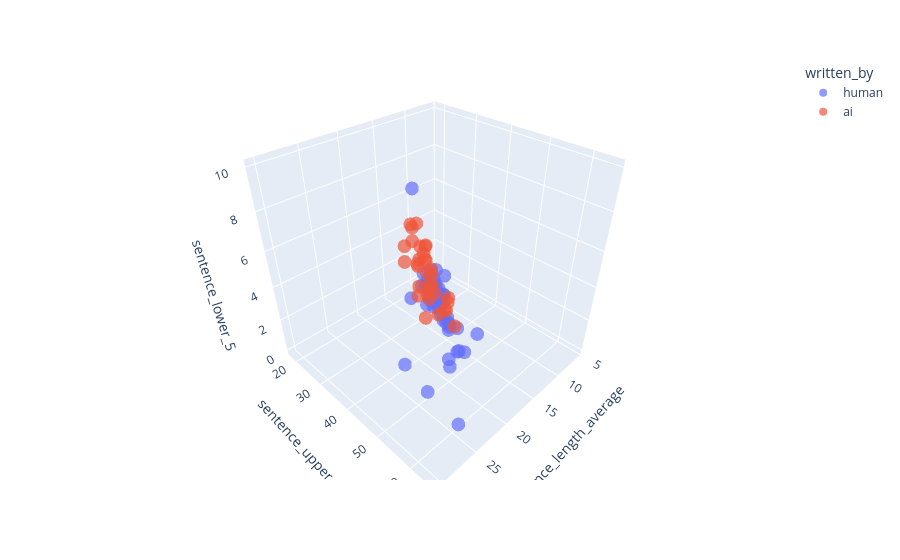

Here is the notebook cell this chart was saved with:
### Code cell
fig = px.scatter_3d(
    stories_df,
    "sentence_length_average",
    "sentence_upper_95",
    "sentence_lower_5",
    color="written_by",
    opacity=0.7
)

fig.show()

### Figure 1 — Plotly figure (JSON) as saved in the notebook; plotly's stock layout.template omitted (floating-point values rounded to 4 significant figures)
{"data": [{"hovertemplate": "written_by=human<br>sentence_length_average=%{x}<br>sentence_upper_95=%{y}<br>sentence_lower_5=%{z}<extra></extra>", "legendgroup": "human", "marker": {"color": "#636efa", "opacity": 0.7, "symbol": "circle"}, "mode": "markers", "name": "human", "scene": "scene", "showlegend": true, "type": "scatter3d", "x": [12.78, 16.69, 15.71, 14.7, 15.15, 14.39, 13.65, 15.47, 16.02, 13.68, 15.25, 14.84, 18.36, 22.2, 19.64, 14.42, 15.62, 18.05, 15.06, 11.7, 12.74, 27.84, 12.7, 27.07, 17.92, 5.701, 11.97, 17.28, 18.07, 15.71, 17.07, 17.1, 17.85, 17.89, 21.46, 14.59, 11.19, 30.29, 22.71, 17.63, 15.45, 18.76, 23.25, 18.76, 17.12, 16.02, 18.39, 16.55, 18.67, 16.99, 17.39], "y": [32.0, 41.0, 39.0, 36.0, 39.0, 39.0, 36.0, 38.0, 39.0, 36.55, 36.0, 36.0, 41.0, 54.0, 49.0, 33.0, 47.0, 46.0, 40.6, 26.0, 34.5, 58.5, 32.0, 65.0, 43.0, 22.0, 45.0, 45.0, 48.9, 41.0, 41.05, 47.0, 49.0, 46.0, 47.0, 34.75, 29.0, 58.0, 45.0, 39.0, 34.0, 42.0, 45.0, 44.55, 37.45, 40.0, 42.0, 34.5, 40.35, 36.0, 39.0], "z": [2.0, 2.0, 2.0, 2.3, 1.0, 1.0, 2.0, 3.0, 2.0, 2.0, 3.0, 2.0, 5.0, 2.0, 3.0, 3.0, 0.0, 2.0, 1.0, 1.0, 1.0, 3.0, 1.0, 2.0, 3.25, 0.0, 0.0, 2.0, 1.0, 1.2, 3.0, 2.0, 1.0, 0.0, 5.0, 3.0, 2.3, 5.15, 10.0, 3.0, 3.0, 3.4, 5.0, 4.0, 3.55, 3.0, 3.0, 3.0, 3.0, 4.0, 3.6]}, {"hovertemplate": "written_by=ai<br>sentence_length_average=%{x}<br>sentence_upper_95=%{y}<br>sentence_lower_5=%{z}<extra></extra>", "legendgroup": "ai", "marker": {"color": "#EF553B", "opacity": 0.7, "symbol": "circle"}, "mode": "markers", "name": "ai", "scene": "scene", "showlegend": true, "type": "scatter3d", "x": [19.23, 13.43, 17.5, 12.61, 16.53, 18.68, 16.44, 14.72, 12.92, 12.66, 16.15, 14.36, 14.66, 12.94, 13.23, 9.382, 10.47, 10.18, 9.985, 9.156, 11.4, 12.8, 12.23, 13.52, 14.07, 12.92, 12.04, 15.33, 15.57, 15.94, 17.93, 13.52, 12.11], "y": [41.0, 25.0, 30.75, 24.9, 28.8, 35.65, 32.85, 32.3, 30.15, 25.0, 35.5, 32.3, 29.65, 39.0, 31.25, 22.0, 21.75, 18.05, 22.65, 18.0, 24.9, 26.0, 27.0, 30.9, 31.0, 30.8, 30.3, 37.75, 36.0, 42.0, 44.5, 37.0, 35.05], "z": [2.4, 5.0, 4.25, 5.1, 4.8, 7.0, 2.15, 4.85, 1.85, 2.6, 2.5, 2.0, 2.0, 0.0, 3.0, 1.0, 3.0, 2.95, 3.0, 1.0, 3.0, 3.0, 3.0, 1.05, 3.7, 2.55, 1.0, 1.25, 3.0, 3.0, 3.0, 1.0, 1.0]}], "layout": {"legend": {"title": {"text": "written_by"}, "tracegroupgap": 0}, "margin": {"t": 60}, "scene": {"domain": {"x": [0, 1], "y": [0, 1]}, "xaxis": {"title": {"text": "sentence_length_average"}}, "yaxis": {"title": {"text": "sentence_upper_95"}}, "zaxis": {"title": {"text": "sentence_lower_5"}}}}}
